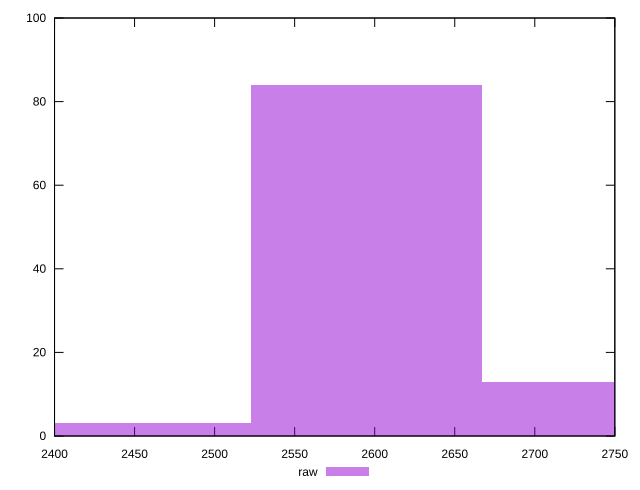

This figure's gnuplot source:
reset

$raw <<EOF
2450.9215299010566 3
2595.0933846011185 84
2739.265239301181 13
EOF

set key outside below
set boxwidth 144.17185470006214
set xrange [2400:2750]
set yrange [0:100]
set trange [0:100]
set style fill transparent solid 0.5 noborder
set terminal svg size 640, 490 enhanced background rgb 'white'
set output "report_00023_2021-02-20T12:14:57.249Z/uses-text-compression/samples/pages+cached+noadtech+nomedia/raw/histogram.svg"

plot $raw title "raw" with boxes

reset
